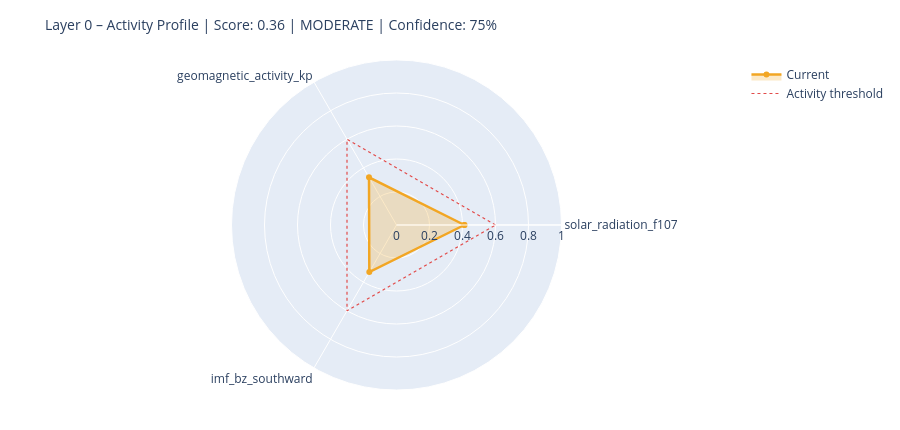

The notebook cell this image was saved under:
### Markdown cell above
---
## 6. State Assessment & Handoff to Layer 1

### Code cell
# ============================================================
# STEP 1 – Collect raw values with source modes
# Mode: 'primary' | 'fallback_3h' | 'last_valid' | 'missing'
# ============================================================

def safe_last(df, col):
    if df is None or col not in df.columns: return None
    s = df[col].dropna()
    return float(s.iloc[-1]) if not s.empty else None

f107_now = safe_last(df_f107, 'f10.7')
bz_now   = safe_last(df_mag,  'bz_gsm')
kp_now   = safe_last(df_kp,   'kp')
sw_now   = safe_last(df_sw,   'speed')

source_modes = {
    'F10.7':    'primary'  if f107_now is not None else 'missing',
    'Kp':       'primary'  if kp_now   is not None else 'missing',
    'IMF_Bz':   'primary'  if bz_now   is not None else 'missing',
    'SW_speed': 'primary'  if sw_now   is not None else 'missing',
}

# Kp Fallback – 3h endpoint
if kp_now is None:
    try:
        r = requests.get(
            'https://services.swpc.noaa.gov/json/noaa-planetary-k-index.json',
            timeout=10)
        r.raise_for_status()
        fb = pd.DataFrame(r.json())
        tc = next((c for c in fb.columns if 'time' in c.lower()), fb.columns[0])
        kc = next((c for c in fb.columns if 'kp' in c.lower() and c != tc), None)
        if kc:
            fb[kc] = fb[kc].astype(str).str.extract(r'([0-9]+(?:\.[0-9]*)?)')[0]
            fb[kc] = pd.to_numeric(fb[kc], errors='coerce')
            fb = fb[fb[kc] >= 0].dropna(subset=[kc])
            if not fb.empty:
                kp_now = float(fb[kc].iloc[-1])
                source_modes['Kp'] = 'fallback_3h'
                print(f'  Kp fallback (3h): {kp_now:.1f}')
    except Exception as e:
        print(f'  Kp fallback failed: {e}')

# Solar Wind Fallback – last valid value
if sw_now is None and df_sw is not None and 'speed' in df_sw.columns:
    s = df_sw['speed'].dropna()
    if not s.empty:
        sw_now = float(s.iloc[-1])
        source_modes['SW_speed'] = 'last_valid'
        print(f'  SW fallback (last_valid): {sw_now:.0f} km/s')

print()
print('Source modes:', source_modes)

# ============================================================
# STEP 2 – Score from available components only
# ============================================================

def norm(v, lo, hi):
    if v is None: return None
    return max(0.0, min(1.0, (v - lo) / (hi - lo)))

COMPONENTS = {
    'solar_radiation_f107':    (f107_now, norm(f107_now, 60, 250)),
    'geomagnetic_activity_kp': (kp_now,   norm(kp_now,   0,   9)),
    'imf_bz_southward':        (bz_now,   norm(-(bz_now or 0) if bz_now else None, -5, 30)
                                           if bz_now is not None else None),
    'solar_wind_speed':        (sw_now,   norm(sw_now, 300, 800)),
}

available   = {k: v[1] for k, v in COMPONENTS.items() if v[1] is not None}
unavailable = [k for k, v in COMPONENTS.items() if v[1] is None]

layer0_score = round(sum(available.values()) / len(available), 4) if available else None
confidence   = round(len(available) / len(COMPONENTS), 2)

level = ('unknown'  if layer0_score is None
         else 'calm'     if layer0_score < 0.3
         else 'moderate' if layer0_score < 0.6
         else 'active')

# ============================================================
# STEP 3 – Dominant Driver
# ============================================================

def dominant_driver(kp, f107, bz, sw):
    candidates = []
    if kp   is not None and kp   >= 4:   candidates.append(('geomagnetic',    kp / 9))
    if sw   is not None and sw   >= 500:  candidates.append(('solar_wind',     sw / 800))
    if bz   is not None and bz   <= -5:   candidates.append(('imf_southward',  abs(bz) / 30))
    if f107 is not None and f107 >= 150:  candidates.append(('solar_radiation',f107 / 250))
    return max(candidates, key=lambda x: x[1])[0] if candidates else 'none'

driver = dominant_driver(kp_now, f107_now, bz_now, sw_now)

# ============================================================
# STEP 4 – Downstream expectations
# ============================================================

def downstream_expectation(driver, score, kp, bz, f107):
    exp = {
        'magnetosphere':        'calm',
        'ionosphere':           'calm',
        'schumann_resonance':   'unchanged',
        'lithosphere_currents': 'low',
    }
    if driver == 'geomagnetic' or (kp and kp >= 5):
        exp['magnetosphere']        = 'compressed / storm'
        exp['ionosphere']           = 'elevated disturbance (TEC variability)'
        exp['schumann_resonance']   = 'elevated amplitude possible'
        exp['lithosphere_currents'] = 'elevated induction currents'
    elif driver == 'imf_southward' or (bz and bz <= -5):
        exp['magnetosphere']        = 'energy coupling active'
        exp['ionosphere']           = 'elevated electron density possible'
        exp['schumann_resonance']   = 'slight modulation possible'
    elif driver == 'solar_radiation' or (f107 and f107 >= 150):
        exp['ionosphere']           = 'elevated ionization (F-layer)'
        exp['schumann_resonance']   = 'slightly elevated background activity'
    return exp

downstream = downstream_expectation(driver, layer0_score, kp_now, bz_now, f107_now)

# ============================================================
# CONSOLE OUTPUT
# ============================================================

W = 58
print('=' * W)
print('LAYER 0 – STATE ASSESSMENT')
print('=' * W)
for name, (raw_v, score_v) in COMPONENTS.items():
    if score_v is not None:
        bar = '█' * int(score_v * 20) + '░' * (20 - int(score_v * 20))
        print(f'  {name:<35}  {bar}  {score_v:.2f}')
    else:
        print(f'  {name:<35}  {"─" * 20}  n/a')
print('-' * W)
print(f'  Score ({len(available)}/{len(COMPONENTS)} components):  {layer0_score:.3f}')
print(f'  Confidence:         {confidence:.0%}')
print(f'  Level:              {level.upper()}')
print(f'  Dominant Driver:    {driver}')

# Radar chart
cats = list(available.keys())
vals = list(available.values())
if len(cats) >= 3:
    fig = go.Figure()
    fig.add_trace(go.Scatterpolar(
        r=vals + [vals[0]], theta=cats + [cats[0]],
        fill='toself', fillcolor='rgba(242,166,35,0.25)',
        line=dict(color='#F2A623', width=2.5), name='Current'
    ))
    fig.add_trace(go.Scatterpolar(
        r=[0.6] * (len(cats) + 1), theta=cats + [cats[0]],
        line=dict(color='#E24B4A', dash='dot', width=1.2),
        mode='lines', name='Activity threshold'
    ))
    fig.update_layout(
        title=dict(text=f'Layer 0 – Activity Profile | Score: {layer0_score:.2f} | {level.upper()} | Confidence: {confidence:.0%}',
                   font=dict(size=14)),
        polar=dict(radialaxis=dict(visible=True, range=[0, 1])),
        height=430, showlegend=True,
        margin=dict(l=60, r=60, t=60, b=40)
    )
    fig.show()

### Figure 1 — Plotly figure (JSON) as saved in the notebook; plotly's stock layout.template omitted (floating-point values rounded to 4 significant figures)
{"data": [{"fill": "toself", "fillcolor": "rgba(242,166,35,0.25)", "line": {"color": "#F2A623", "width": 2.5}, "name": "Current", "r": [0.4116, 0.3333, 0.3294, 0.4116], "theta": ["solar_radiation_f107", "geomagnetic_activity_kp", "imf_bz_southward", "solar_radiation_f107"], "type": "scatterpolar"}, {"line": {"color": "#E24B4A", "dash": "dot", "width": 1.2}, "mode": "lines", "name": "Activity threshold", "r": [0.6, 0.6, 0.6, 0.6], "theta": ["solar_radiation_f107", "geomagnetic_activity_kp", "imf_bz_southward", "solar_radiation_f107"], "type": "scatterpolar"}], "layout": {"height": 430, "margin": {"b": 40, "l": 60, "r": 60, "t": 60}, "polar": {"radialaxis": {"range": [0, 1], "visible": true}}, "showlegend": true, "title": {"font": {"size": 14}, "text": "Layer 0 – Activity Profile | Score: 0.36 | MODERATE | Confidence: 75%"}}}
